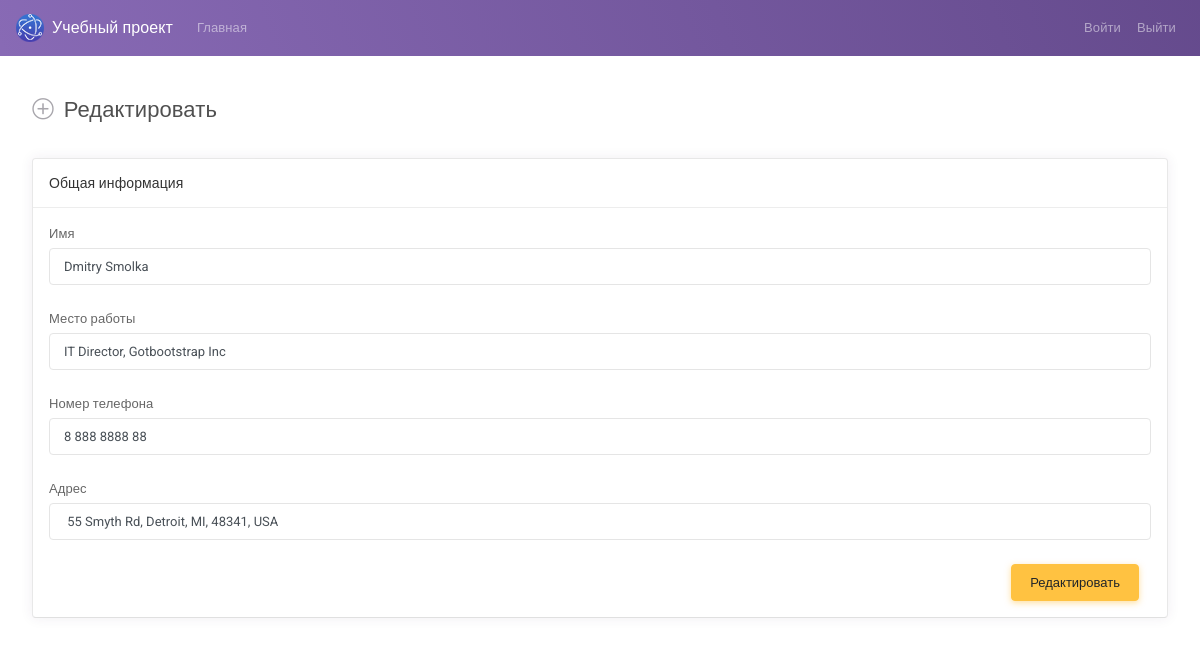
The page /edit.php?id=33 (signed in) on the database its author committed.
### tables this page shows
CREATE TABLE `users` (
  `id` int(11) NOT NULL,
  `email` varchar(255) NOT NULL,
  `role` varchar(255) NOT NULL DEFAULT 'user',
  `password` varchar(255) NOT NULL,
  `username` varchar(255) NOT NULL,
  `job_title` varchar(255) NOT NULL,
  `status_id` int(11) DEFAULT NULL,
  `image` varchar(255) NOT NULL,
  `phone` varchar(255) NOT NULL,
  `address` varchar(255) NOT NULL,
  `vk` varchar(255) NOT NULL,
  `telegram` varchar(255) NOT NULL,
  `instagram` varchar(255) NOT NULL
);

### functions/register.php (called while the page is built, shortened)
<?php
function getUserById($id){
    $pdo = dbConnect();
    $sql = "SELECT * FROM users WHERE id = :id";
    $statement = $pdo->prepare($sql);
    $statement->execute([
        "id" => $id
    ]);
    $result = $statement->fetch(PDO::FETCH_ASSOC);
    return $result;
}

### edit.php (the view, shortened to what this page needs)
<?php
require_once 'functions/register.php';
$user = getUserById($_GET['id']);
?>
<!DOCTYPE html>
<html lang="en">
<head>
    <link id="vendorsbundle" rel="stylesheet" media="screen, print" href="css/vendors.bundle.css">
    <link id="appbundle" rel="stylesheet" media="screen, print" href="css/app.bundle.css">
    <link id="myskin" rel="stylesheet" media="screen, print" href="css/skins/skin-master.css">
    <link rel="stylesheet" media="screen, print" href="css/fa-solid.css">
    <link rel="stylesheet" media="screen, print" href="css/fa-brands.css">
</head>
<body>
    <nav class="navbar navbar-expand-lg navbar-dark bg-primary bg-primary-gradient">
        <a class="navbar-brand d-flex align-items-center fw-500" href="users.php"><img alt="logo" class="d-inline-block align-top mr-2" src="img/logo.png"> Учебный проект</a>
        <div class="collapse navbar-collapse" id="navbarColor02">
            <ul class="navbar-nav mr-auto">
                <li class="nav-item">
                    <a class="nav-link" href="#">Главная <span class="sr-only">(current)</span></a>
                </li>
            </ul>
            <ul class="navbar-nav ml-auto">
                <li class="nav-item">
                    <a class="nav-link" href="page_login.php">Войти</a>
                </li>
                <li class="nav-item">
                    <a class="nav-link" href="controllers/logout.php">Выйти</a>
                </li>
            </ul>
        </div>
    </nav>
    <main id="js-page-content" role="main" class="page-content mt-3">
        <div class="subheader">
            <h1 class="subheader-title">
                <i class='subheader-icon fal fa-plus-circle'></i> Редактировать
            </h1>
        </div>
        <form action="controllers/edit.php" method="POST">
            <div class="row">
                <div class="col-xl-6">
                    <div id="panel-1" class="panel">
                        <div class="panel-container">
                            <div class="panel-hdr">
                                <h2>Общая информация</h2>
                            </div>
                            <div class="panel-content">
                                <div class="form-group">
                                    <label class="form-label" for="simpleinput">Имя</label>
                                    <input name="username" type="text" id="simpleinput" class="form-control" value="<?=$user['username']?>">
                                </div>
                                <div class="form-group">
                                    <label class="form-label" for="simpleinput">Место работы</label>
                                    <input name="job_title" type="text" id="simpleinput" class="form-control" value="<?=$user['job_title']?>">
                                </div>
                                <div class="form-group">
                                    <label class="form-label" for="simpleinput">Номер телефона</label>
                                    <input name="phone" type="text" id="simpleinput" class="form-control" value="<?=$user['phone']?>">
                                </div>
                                <div class="form-group">
                                    <label class="form-label" for="simpleinput">Адрес</label>
                                    <input name="address" type="text" id="simpleinput" class="form-control" value="<?=$user['address']?>">
                                </div>
                                <div class="col-md-12 mt-3 d-flex flex-row-reverse">
                                    <button class="btn btn-warning">Редактировать</button>
                                </div>
                            </div>
                        </div>
                    </div>
                </div>
            </div>
        </form>
    </main>
</body>
</html>

### rows shown on the page
users: username "Dmitry Smolka", job_title "IT Director, Gotbootstrap Inc", phone "8 888 8888 88", address "55 Smyth Rd, Detroit, MI, 48341, USA"
